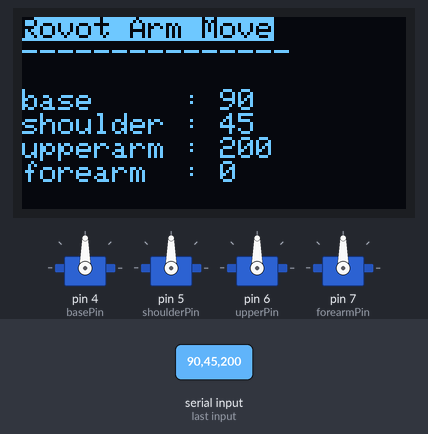
A sketch run on a simulated Arduino Uno, built with avr-gcc and run on an emulated ATmega328P. On the bench: 4 × servo, 128×64 one-colour display. The test bench sets the inputs (shaded band). What the sketch prints to the serial monitor is not drawn.

1.3 s: "90,45,200\n" received over Serial
Above: at 3.1 s.
Timing chart, 0 to 4.6 s (numbered marks = the images above; inputs shaded):
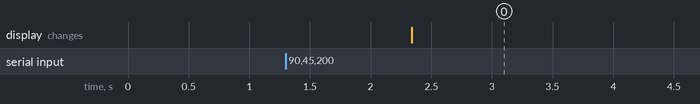

The sketch:

04_robotarm_CTL.ino
```cpp
#include <Adafruit_GFX.h>
#include <Adafruit_SSD1306.h>

#define SCREEN_WIDTH 128  // OLED display width, in pixels
#define SCREEN_HEIGHT 64  // OLED display height, in pixels

#define OLED_RESET -1        // Reset pin # (or -1 if sharing Arduino reset pin)
#define SCREEN_ADDRESS 0x3D  ///< See datasheet for Address; 0x3D for 128x64, 0x3C for 128x32
Adafruit_SSD1306 display(SCREEN_WIDTH, SCREEN_HEIGHT, &Wire, OLED_RESET);
//LED 관련
#include <Servo.h>

int basePin = 4;
int shoulderPin = 5;
int upperPin = 6;
int forearmPin = 7;

const int servoIntAngle = 90;

Servo base;
Servo shoulder;
Servo upperarm;
Servo forearm;

int baseAngle = 0;
int shoulderAngle = 0;
int upperAngle = 0;
int foreAngle = 0;
//서보관련

int baseStatus = 0;
int shoulderStatus = 0;
int upperStatus = 0;
int foreStatus = 0;


void setup() {
  // put your setup code here, to run once:
  Serial.begin(115200);
  base.attach(basePin);
  shoulder.attach(shoulderPin);
  upperarm.attach(upperPin);
  forearm.attach(forearmPin);

  base.write(servoIntAngle);
  shoulder.write(servoIntAngle);
  upperarm.write(servoIntAngle);
  forearm.write(servoIntAngle);

  if (!display.begin(SSD1306_SWITCHCAPVCC, SCREEN_ADDRESS)) {
    Serial.println(F("SSD1306 allocation failed"));
    for (;;)
      ;  // Don't proceed, loop forever
  }
  Serial.println("oled found");
  display.clearDisplay();
  display.display();
}

int servoParallelCTR(int thePos, Servo theServo, int theSpeed) {
  int startPos = theServo.read();
  int newPos = startPos;

  if (startPos < thePos - 5) {
    newPos++;
    theServo.write(newPos);
    delay(theSpeed);
    return 0;
  } else if (newPos > thePos + 5) {
    newPos--;
    theServo.write(newPos);
    delay(theSpeed);
    return 0;
  } else {
    return 1;
  }
}


void loop() {
  // put your main code here, to run repeatedly:
  display.clearDisplay();
  while (Serial.available() > 0) {

    baseAngle = Serial.parseInt();
    shoulderAngle = Serial.parseInt();
    upperAngle = Serial.parseInt();
    foreAngle = Serial.parseInt();

    if (Serial.read() == 'd') {
      Serial.println("Received Signal");
    }

    String baseStr = "base     : " + String(baseAngle);
    String shoulderStr = "shoulder : " + String(shoulderAngle);
    String upperarmStr = "upperarm : " + String(upperAngle);
    String forearmStr = "forearm  : " + String(foreAngle);

    display.setTextSize(1.5);
    display.setTextColor(SSD1306_BLACK, SSD1306_WHITE);

    display.setCursor(0, 0);
    display.println("Rovot Arm Move");
    display.setTextColor(SSD1306_WHITE);
    display.println("---------------");
    display.println(" ");
    display.setTextSize(1);

    display.println(baseStr);
    display.println(shoulderStr);
    display.println(upperarmStr);
    display.println(forearmStr);

    display.display();

    //여기서부터 서보
    int done = 0;
    while (done == 0) {
      baseStatus = servoParallelCTR(baseAngle, base, 20);
      shoulderStatus = servoParallelCTR(shoulderAngle, shoulder, 20);
      upperStatus = servoParallelCTR(upperAngle, upperarm, 20);
      foreStatus = servoParallelCTR(foreAngle, forearm, 20);

      if (baseStatus == 1 && shoulderStatus == 1 && upperStatus == 1 && foreStatus == 1) {
        done = 1;
      }
    }
    delay(100);
  }
}
```

Measured:
- after the input at 1.3 s, the display: changes after 1.0 s (image 0)
